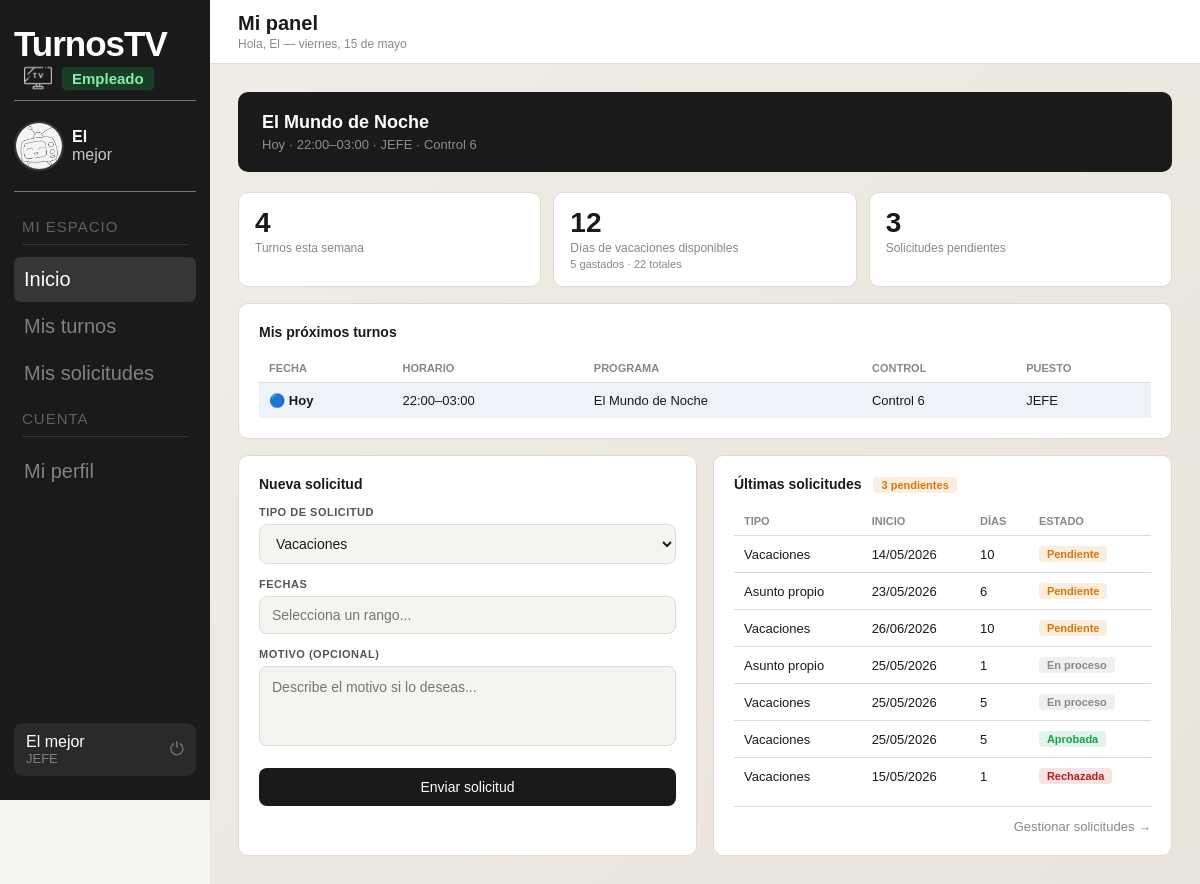
/panel_empleado/panel_empleado.php (signed in), run on an earlier commit of the app's database.
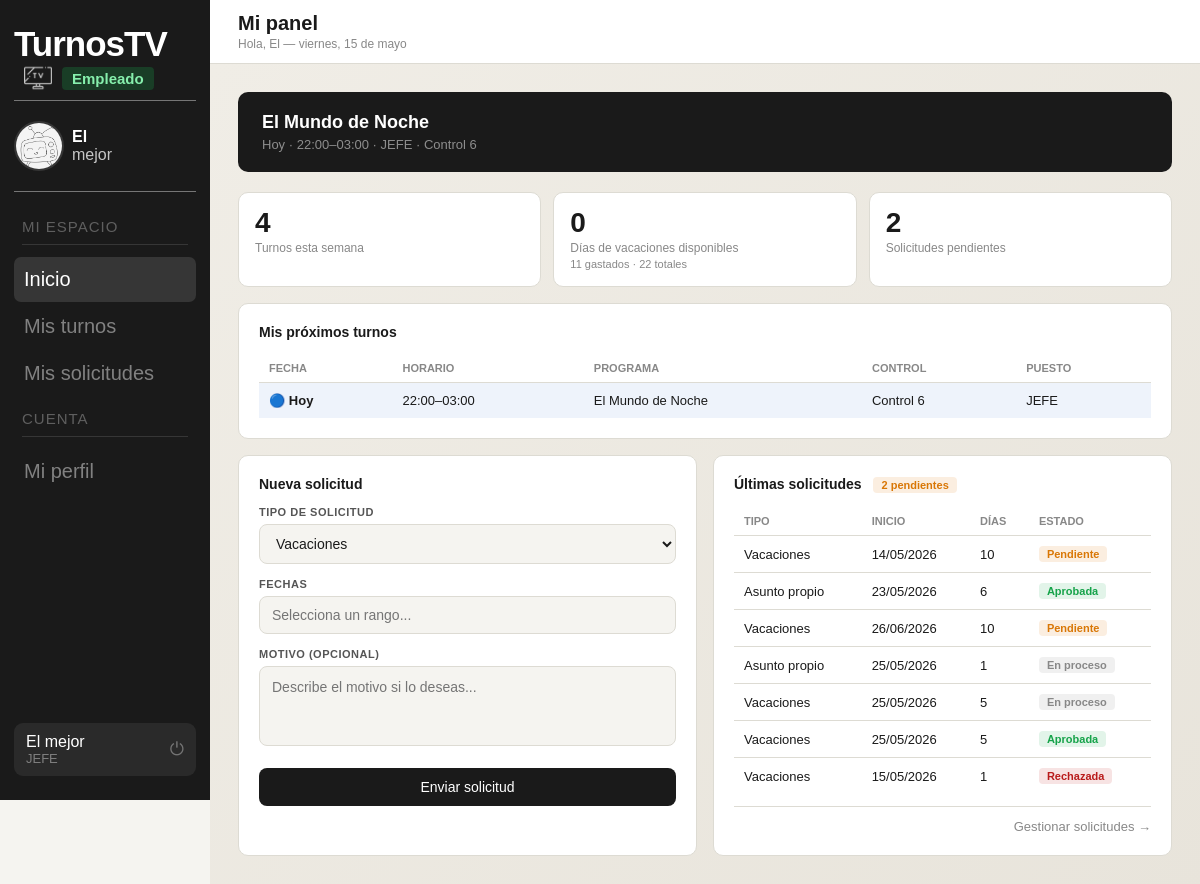
And on a later commit of the database.
### tables this page shows
CREATE TABLE `empleados` (
  `id` int(11) NOT NULL,
  `usuario_id` int(11) NOT NULL,
  `num_empleado` varchar(20) NOT NULL,
  `puesto` varchar(100) NOT NULL,
  `vacaciones_total` int(11) NOT NULL DEFAULT 22,
  `vacaciones_gastadas` int(11) NOT NULL DEFAULT 0
);

CREATE TABLE `vacaciones` (
  `id` int(11) NOT NULL,
  `empleado_id` int(11) NOT NULL,
  `fecha_inicio` date NOT NULL,
  `fecha_fin` date NOT NULL,
  `dias` int(11) NOT NULL,
  `motivo` varchar(255) DEFAULT NULL,
  `estado` enum('pendiente','en_proceso','aprobada','rechazada') NOT NULL DEFAULT 'pendiente',
  `fecha_peticion` datetime NOT NULL DEFAULT current_timestamp()
);

### panel_empleado/panel_empleado.php (the view, shortened to what the changed rows need)
<?php
$conn = new mysqli("localhost", "root", "", "turnostv");
$conn->set_charset("utf8mb4");
$usuario_id = $_SESSION['usuario_id'];
$stmt = $conn->prepare("SELECT id, vacaciones_total AS dias_vacaciones, vacaciones_gastadas, puesto FROM empleados WHERE usuario_id = ?");
$stmt->bind_param("i", $usuario_id);
$stmt->execute();
$empleado = $stmt->get_result()->fetch_assoc();
$empleado_id = $empleado['id'];
$dias_vacaciones = $empleado['dias_vacaciones'];
$stmt = $conn->prepare("
    SELECT t.hora_inicio, t.hora_fin, t.control_nombre, t.plato, p.nombre AS programa
    FROM turnos t
    LEFT JOIN programas p ON p.id = t.programa_id
    WHERE t.empleado_id = ? AND t.fecha = CURDATE() AND t.estado = 'cubierto'
    LIMIT 1
");
$stmt->bind_param("i", $empleado_id);
$stmt->execute();
$turno_hoy = $stmt->get_result()->fetch_assoc();
$stmt = $conn->prepare("SELECT COUNT(*) AS total FROM vacaciones WHERE empleado_id = ? AND estado = 'pendiente'");
$stmt->bind_param("i", $empleado_id);
$stmt->execute();
$solicitudes_pendientes = $stmt->get_result()->fetch_assoc()['total'];
$stmt = $conn->prepare("
    SELECT t.fecha, t.hora_inicio, t.hora_fin, t.control_nombre, t.plato, p.nombre AS programa
    FROM turnos t
    LEFT JOIN programas p ON p.id = t.programa_id
    WHERE t.empleado_id = ? AND t.fecha >= CURDATE() AND t.estado = 'cubierto'
    ORDER BY t.fecha ASC
    LIMIT 20
");
$stmt->bind_param("i", $empleado_id);
$stmt->execute();
$proximos_turnos = $stmt->get_result()->fetch_all(MYSQLI_ASSOC);
$stmt = $conn->prepare("
    SELECT COALESCE(SUM(dias), 0) AS dias_usados
    FROM vacaciones
    WHERE empleado_id = ? AND estado = 'aprobada' AND fecha_inicio >= CURDATE()
");
$stmt->bind_param("i", $empleado_id);
$stmt->execute();
$dias_usados_solicitudes = (int) $stmt->get_result()->fetch_assoc()['dias_usados'];
$dias_gastados_total = $empleado['vacaciones_gastadas'] + $dias_usados_solicitudes;
$dias_reales = max(0, $dias_vacaciones - $dias_gastados_total);
$stmt = $conn->prepare("SELECT fecha_inicio, fecha_fin, dias, motivo, estado FROM vacaciones WHERE empleado_id = ? ORDER BY fecha_peticion DESC LIMIT 9");
$stmt->bind_param("i", $empleado_id);
$stmt->execute();
$ultimas_solicitudes = $stmt->get_result()->fetch_all(MYSQLI_ASSOC);
?>
<!DOCTYPE html>
<html lang="es">
<head>
  <link rel="stylesheet" href="../fragmentos/styles/base.css">
  <link rel="stylesheet" href="styles/panel_empleado.css">
  <link rel="stylesheet" href="https://cdn.jsdelivr.net/npm/flatpickr/dist/flatpickr.min.css">
</head>
<body>
  <div class="content">
    <div class="body">
      <?php if ($turno_hoy): ?>
        <div class="turno-actual">
          <h2><?= htmlspecialchars($turno_hoy['programa'] ?? 'Turno asignado') ?></h2>
        </div>
      <?php endif; ?>
      <div class="stats-grid">
        <div class="stat">
          <div class="stat-num"><?= $dias_reales ?></div>
          <div class="stat-label">Días de vacaciones disponibles</div>
          <div style="font-size:11px;color:var(--suave);margin-top:3px"><?= $empleado['vacaciones_gastadas'] ?> gastados
            · <?= $dias_vacaciones ?> totales</div>
        </div>
        <div class="stat">
          <div class="stat-num"><?= $solicitudes_pendientes ?></div>
          <div class="stat-label">Solicitudes pendientes</div>
        </div>
      </div>
      <div class="card" style="margin-bottom:16px">
        <?php if (empty($proximos_turnos)): ?>
          <p style="color:var(--suave);font-size:13px;padding:12px 0">No tienes turnos próximos asignados.</p>
        <?php else: ?>
          <table class="table">
            <thead>
              <tr>
                <th>Fecha</th>
                <th>Horario</th>
                <th>Programa</th>
                <th>Control</th>
                <th>Puesto</th>
              </tr>
            </thead>
          </table>
        <?php endif; ?>
      </div>
      <div class="two-col">
        <div class="card">
          <div class="card-header">
            <span class="card-title">
              Últimas solicitudes
              <?php if ($solicitudes_pendientes > 0): ?>
                <span class="badge badge-aviso" style="margin-left:8px"><?= $solicitudes_pendientes ?>
                  pendiente<?= $solicitudes_pendientes > 1 ? 's' : '' ?></span>
              <?php endif; ?>
            </span>
          </div>
          <?php if (empty($ultimas_solicitudes)): ?>
            <p style="color:var(--suave);font-size:13px;padding:12px 0">Todavía no tienes solicitudes registradas.</p>
          <?php else: ?>
            <table class="table">
              <thead>
                <tr>
                  <th>Tipo</th>
                  <th>Inicio</th>
                  <th>Días</th>
                  <th>Estado</th>
                </tr>
              </thead>
              <tbody>
                <?php foreach ($ultimas_solicitudes as $sol):
                  $clase = match ($sol['estado']) {
                    'aprobada' => 'badge-ok',
                    'rechazada' => 'badge-peligro',
                    'en_proceso' => 'badge-neutro',
                    default => 'badge-aviso'
                  };
                  $label = match ($sol['estado']) {
                    'aprobada' => 'Aprobada',
                    'rechazada' => 'Rechazada',
                    'en_proceso' => 'En proceso',
                    default => 'Pendiente'
                  };
                  $tipo_label = match (true) {
                    str_starts_with($sol['motivo'] ?? '', 'Asunto propio') => 'Asunto propio',
                    str_starts_with($sol['motivo'] ?? '', 'Médico') => 'Médico',
                    str_starts_with($sol['motivo'] ?? '', 'Otro') => 'Otro',
                    default => 'Vacaciones',
                  };
                  ?>
                  <tr>
                    <td><?= $tipo_label ?></td>
                    <td><?= date('d/m/Y', strtotime($sol['fecha_inicio'])) ?></td>
                    <td><?= $sol['dias'] ?></td>
                    <td><span class="badge <?= $clase ?>"><?= $label ?></span></td>
                  </tr>
                <?php endforeach; ?>
              </tbody>
            </table>
          <?php endif; ?>
        </div>
      </div>
    </div>
  </div>
</body>
</html>

What changed in the data, as far as the page shows it:
changed empleados: vacaciones_gastadas "5" → "11"
changed vacaciones (number 2 of 7 on the later page): estado "Pendiente" → "Aprobada"
Also different on the page:
$dias_reales: "12" → "0"
$solicitudes_pendientes: "3" → "2"
